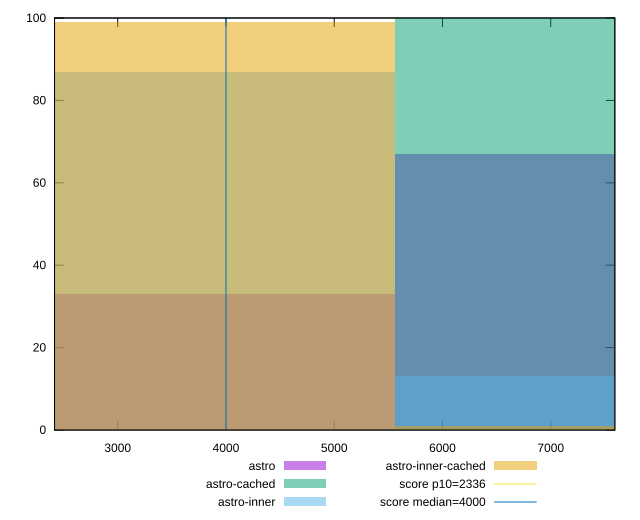

This chart was generated by the following gnuplot code:
reset

$astro <<EOF
3709.8847615262775 33
7419.769523052555 67
EOF

$astroCached <<EOF
7419.769523052555 100
EOF

$astroInner <<EOF
7419.769523052555 13
3709.8847615262775 87
EOF

$astroInnerCached <<EOF
3709.8847615262775 99
7419.769523052555 1
EOF

set key outside below
set boxwidth 3709.8847615262775
set xrange [2416.433:7591.964100000001]
set yrange [0:100]
set trange [0:100]
set style fill transparent solid 0.5 noborder

set parametric
set terminal svg size 640, 520 enhanced background rgb 'white'
set output "reports/report_00033_2021-03-01T14-23-16.841Z/first-meaningful-paint/comparison/histogram/all_raw.svg"

plot $astro title "astro" with boxes, \
     $astroCached title "astro-cached" with boxes, \
     $astroInner title "astro-inner" with boxes, \
     $astroInnerCached title "astro-inner-cached" with boxes, \
     2336,t title "score p10=2336", \
     4000,t title "score median=4000"

reset
